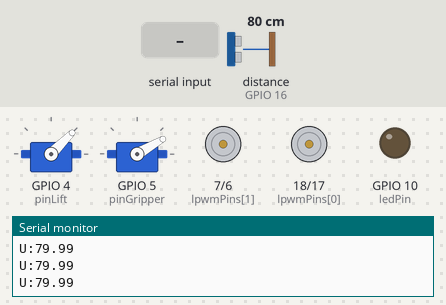
Bench run of a sketch on a simulated ESP32-S3. Shown: 2 × servo, motor-driver pin pairs drawn as motors (green arrow = first pin HIGH = forward, orange = second pin HIGH = backward, longer = more drive), output pins drawn as LEDs (lit = HIGH), the last lines printed to the serial monitor. Wiring (inferred from the names in the program): ultrasonic range finder: trigger GPIO 15; echo GPIO 16. The inputs (shaded band) are chosen by the test bench; at power-on: distance to the obstacle (sensor on GPIO 16) 80 cm. The echo pulse lasts 58.3 µs per cm; pins used as bus, display or sensor lines are not drawn.

Above: at 1.7 s.
1.8 s: "90,45,200,10\n" received over Serial
At 3.6 s:
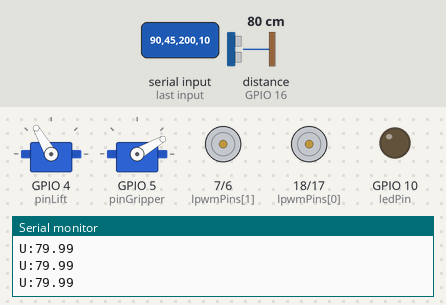
4.3 s: distance to the obstacle (sensor on GPIO 16) set to 6 cm
5.8 s: distance to the obstacle (sensor on GPIO 16) set to 3 cm
At 6.2 s:
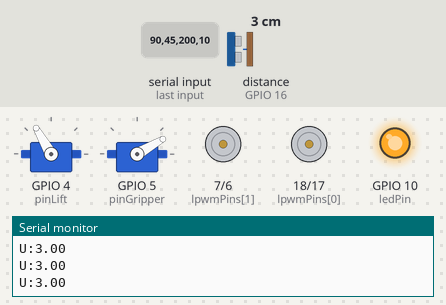
7.3 s: "30,150,10,200\n" received over Serial
At 9.0 s:
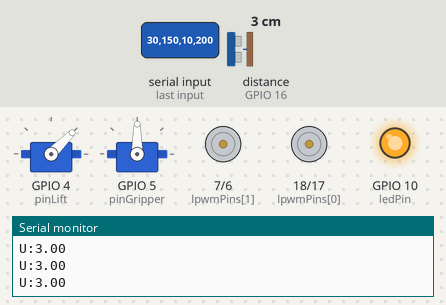
9.8 s: distance to the obstacle (sensor on GPIO 16) set to 9 cm
At 10.3 s:
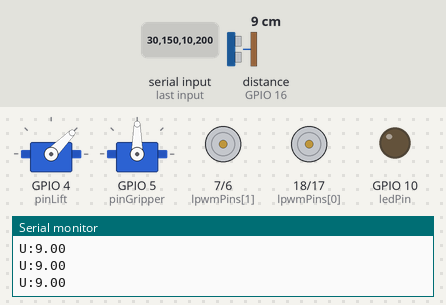
11.4 s: "30,150,10,200\n" received over Serial
At 12.2 s:
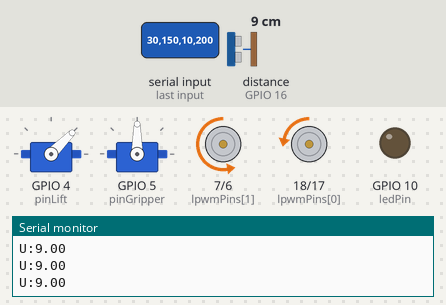
Timing chart, 0 to 14.4 s (numbered marks = the images above; inputs shaded):
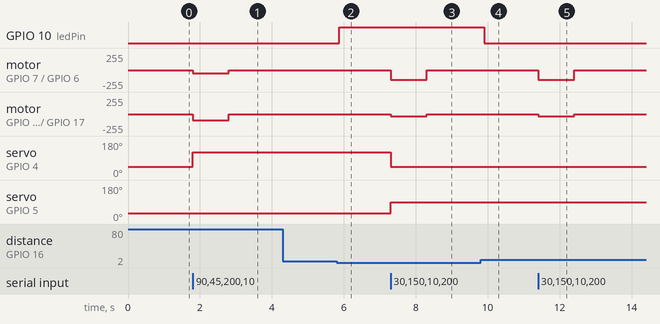

The sketch:

main_autonomous.ino
```cpp
/*
  ==============================================================
  ROBOT OTONOM 4 RODA (2 DRIVER BTS7960) + GRIPPER (2 SERVO)
  KOMUNIKASI SERIAL USB DENGAN RASPBERRY PI 5

  Mode: Autonomous Navigation (Master-Slave Architecture)
  Master: Raspberry Pi 5 (Vision + LiDAR + State Machine)
  Slave: ESP32 (Motor Control + Servo Control)

  Serial Protocol:
    Format: <speedLeft>,<speedRight>,<liftAngle>,<gripAngle>\n
    Example: 150,-100,90,30\n

    speedLeft, speedRight: -255 to 255 (negative = backward)
    liftAngle: 45-120 (45=down, 120=up)
    gripAngle: 30-90 (30=open, 90=close)

  Hardware:
    - ESP32-S3
    - 2x BTS7960 Motor Driver (4 wheels, differential drive)
    - 2x Servo MG90 (lift + gripper)

  Library yang Dibutuhkan:
    - ESP32Servo (install via Library Manager)
  ==============================================================
*/

#include <ESP32Servo.h>

// ================= PIN MOTOR BTS7960 =================
// Index 0: Sisi Kiri (2 roda paralel)
// Index 1: Sisi Kanan (2 roda paralel)
const int rpwmPins[] = {17, 6};  // {RPWM Kiri, RPWM Kanan}
const int lpwmPins[] = {18, 7};  // {LPWM Kiri, LPWM Kanan}
const int numDrivers = 2;

const int pwmFreq = 1000;
const int pwmResolution = 8;

// ================= GRIPPER (SERVO) =================
Servo servoLift;
Servo servoGripper;

const int pinLift = 4;
const int pinGripper = 5;

// ================= ULTRASONIC =================
const int trigPin = 15;
const int echoPin = 16;
const int ledPin = 10;
unsigned long lastUltraTime = 0;

int currentLift = 45;
int currentGrip = 30;

const int LIFT_MIN = 45;
const int LIFT_MAX = 120;
const int GRIP_MIN = 30;
const int GRIP_MAX = 90;

// ================= SERIAL COMMUNICATION =================
const unsigned long SERIAL_BAUD = 115200;
const unsigned long WATCHDOG_TIMEOUT = 1000;
unsigned long lastCommandTime = 0;
bool isMoving = false;

String serialBuffer = "";

// ================= ULTRASONIC SENSOR =================
float getDistance() {
  digitalWrite(trigPin, LOW);
  delayMicroseconds(2);
  digitalWrite(trigPin, HIGH);
  delayMicroseconds(10);
  digitalWrite(trigPin, LOW);
  long duration = pulseIn(echoPin, HIGH, 30000); // 30ms timeout = ~5m
  if (duration == 0) return 999.0;  // Timeout

  float dist = duration * 0.0343 / 2.0;  // cm, lebih akurat

  // Filter noise: reject impossible values
  if (dist > 400) return 999.0;  // Max range ~4m untuk HC-SR04
  if (dist < 2) return 999.0;    // Terlalu dekat (<2cm)

  return dist;
}

float getDistanceFiltered() {
  float sum = 0;
  int valid = 0;
  for (int i = 0; i < 3; i++) {
    float d = getDistance();
    if (d < 999) { sum += d; valid++; }
    delay(5);
  }
  return (valid > 0) ? sum / valid : 999.0;
}

// ================= FUNGSI MOTOR =================
void setMotor(int index, int speed) {
  if (index < 0 || index >= numDrivers) return;

  speed = constrain(speed, -255, 255);

  if (speed == 0) {
    ledcWrite(rpwmPins[index], 0);
    ledcWrite(lpwmPins[index], 0);
  } else if (speed > 0) {
    ledcWrite(rpwmPins[index], speed);
    ledcWrite(lpwmPins[index], 0);
  } else {
    ledcWrite(rpwmPins[index], 0);
    ledcWrite(lpwmPins[index], -speed);
  }
}

void setMotors(int speedLeft, int speedRight) {
  setMotor(0, speedLeft);
  setMotor(1, speedRight);

  if (speedLeft != 0 || speedRight != 0) {
    isMoving = true;
  } else {
    isMoving = false;
  }
}

void stopMotors() {
  setMotors(0, 0);
}

// ================= FUNGSI SERVO =================
void setServoLift(int angle) {
  angle = constrain(angle, LIFT_MIN, LIFT_MAX);
  currentLift = angle;
  servoLift.write(angle);
}

void setServoGrip(int angle) {
  angle = constrain(angle, GRIP_MIN, GRIP_MAX);
  currentGrip = angle;
  servoGripper.write(angle);
}

// ================= PARSING SERIAL COMMAND =================
void parseCommand(String cmd) {
  cmd.trim();

  if (cmd.length() == 0) return;

  int commaIndex1 = cmd.indexOf(',');
  int commaIndex2 = cmd.indexOf(',', commaIndex1 + 1);
  int commaIndex3 = cmd.indexOf(',', commaIndex2 + 1);

  if (commaIndex1 == -1 || commaIndex2 == -1 || commaIndex3 == -1) {
    Serial.println("ERR:INVALID_FORMAT");
    return;
  }

  String strSpeedLeft = cmd.substring(0, commaIndex1);
  String strSpeedRight = cmd.substring(commaIndex1 + 1, commaIndex2);
  String strLift = cmd.substring(commaIndex2 + 1, commaIndex3);
  String strGrip = cmd.substring(commaIndex3 + 1);

  int speedLeft = strSpeedLeft.toInt();
  int speedRight = strSpeedRight.toInt();
  int liftAngle = strLift.toInt();
  int gripAngle = strGrip.toInt();

  setMotors(speedLeft, speedRight);
  setServoLift(liftAngle);
  setServoGrip(gripAngle);

  lastCommandTime = millis();

  Serial.println("OK");
}

// ================= SETUP =================
void setup() {
  Serial.begin(SERIAL_BAUD);
  delay(500);

  pinMode(trigPin, OUTPUT);
  pinMode(echoPin, INPUT);
  pinMode(ledPin, OUTPUT);

  Serial.println("\n=== ESP32 Autonomous Robot Controller ===");
  Serial.println("Serial communication ready");
  Serial.println("Waiting for commands from Raspberry Pi...\n");

  for (int i = 0; i < numDrivers; i++) {
    ledcAttach(rpwmPins[i], pwmFreq, pwmResolution);
    ledcAttach(lpwmPins[i], pwmFreq, pwmResolution);
    ledcWrite(rpwmPins[i], 0);
    ledcWrite(lpwmPins[i], 0);
  }

  servoLift.setPeriodHertz(50);
  servoGripper.setPeriodHertz(50);
  servoLift.attach(pinLift, 500, 2400);
  servoGripper.attach(pinGripper, 500, 2400);

  servoLift.write(currentLift);
  servoGripper.write(currentGrip);

  lastCommandTime = millis();

  Serial.println("READY");
}

// ================= LOOP =================
void loop() {
  while (Serial.available() > 0) {
    char c = Serial.read();

    if (c == '\n') {
      parseCommand(serialBuffer);
      serialBuffer = "";
    } else {
      serialBuffer += c;

      if (serialBuffer.length() > 64) {
        serialBuffer = "";
        Serial.println("ERR:BUFFER_OVERFLOW");
      }
    }
  }

  // Stream ultrasonic data every 100ms
  if (millis() - lastUltraTime > 100) {
    float dist = getDistanceFiltered();  // Use filtered average
    Serial.print("U:");
    Serial.println(dist);

    if (dist < 5.0) digitalWrite(ledPin, HIGH);
    else digitalWrite(ledPin, LOW);

    lastUltraTime = millis();
  }

  if (isMoving && (millis() - lastCommandTime > WATCHDOG_TIMEOUT)) {
    stopMotors();
    Serial.println("WARN:WATCHDOG_STOP");
  }

  delay(1);
}
```

Measured:
- the behaviour switches between 5 and 4 cm on distance to the obstacle (sensor on GPIO 16) (found by bisection; images 1 and 2)
- after the input at 1.8 s, motor on GPIO 7 (lpwmPins[1]) / GPIO 6 (rpwmPins[1]): stopped → backward 45/255 at once, → stopped 1.0 s later; motor on GPIO 18 (lpwmPins[0]) / GPIO 17 (rpwmPins[0]): stopped → backward 90/255 at once, → stopped 1.0 s later; servo on GPIO 4 (pinLift): 45° → 120° at once
- after the input at 5.8 s, GPIO 10 (ledPin): LOW → HIGH after 0.08 s
- after the input at 7.3 s, motor on GPIO 7 (lpwmPins[1]) / GPIO 6 (rpwmPins[1]): stopped → backward 149/255 at once, → stopped 1.0 s later; motor on GPIO 18 (lpwmPins[0]) / GPIO 17 (rpwmPins[0]): stopped → backward 30/255 at once, → stopped 1.0 s later; servo on GPIO 4 (pinLift): 120° → 45° at once; servo on GPIO 5 (pinGripper): 30° → 90° at once
- after the input at 9.8 s, GPIO 10 (ledPin): HIGH → LOW after 0.11 s
- after the input at 11.4 s, motor on GPIO 7 (lpwmPins[1]) / GPIO 6 (rpwmPins[1]): stopped → backward 149/255 at once, → stopped 1.0 s later; motor on GPIO 18 (lpwmPins[0]) / GPIO 17 (rpwmPins[0]): stopped → backward 30/255 at once, → stopped 1.0 s later
